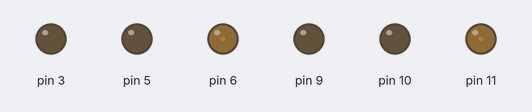
Bench run of a sketch on a simulated Arduino Uno, built with avr-gcc and run on an emulated ATmega328P. On the bench: output pins drawn as LEDs (lit = HIGH). Random numbers use the default seed unless the sketch sets one; what the sketch prints to the serial monitor is not drawn.

Above: at 0.15 s.
At 2.89 s:
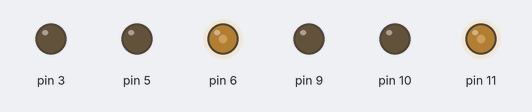
At 7.77 s:
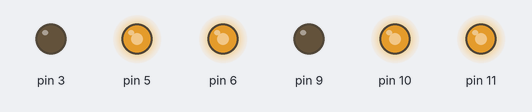
At 15.79 s:
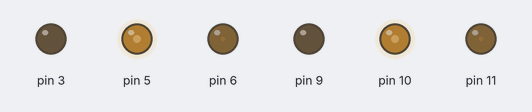
At 26.24 s:
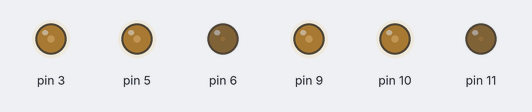
At 33.85 s:
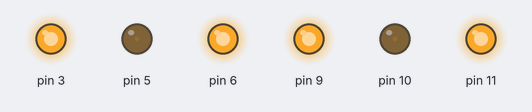
Timing chart, 0 to 33.8 s (numbered marks = the images above):
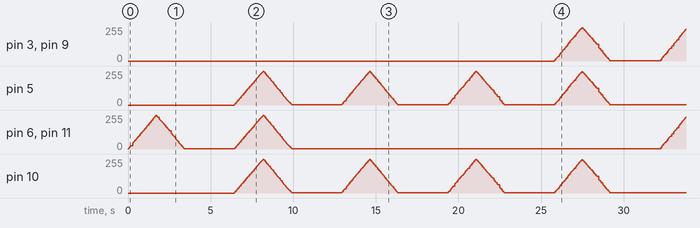

The sketch:

breathing_brain.ino
```cpp
#include <Arduino.h>

// Reference - https://makersportal.com/blog/2020/3/27/simple-breathing-led-in-arduino

struct {

    int red[2] = {3,9};
    int green[2] = {5,10};
    int blue[2] = {6,11};

} pins;

struct {

    int min_btw_breath = 3; //normalized to seconds
    int max_btw_breath = 5;

    int min_breath_len = 4; //still milliseconds
    int max_breath_len = 10;

} info;


void setup() {
    Serial.begin(9600);
    for (int ii = 0;ii<sizeof(pins.red)/sizeof(int);ii++){
      pinMode(pins.red[ii],OUTPUT);
      digitalWrite(pins.red[ii], LOW);
    }
    for (int ii = 0;ii<sizeof(pins.green)/sizeof(int);ii++){
      pinMode(pins.green[ii],OUTPUT);
      digitalWrite(pins.green[ii], LOW);
    }
    for (int ii = 0;ii<sizeof(pins.blue)/sizeof(int);ii++){
      pinMode(pins.blue[ii],OUTPUT);
      digitalWrite(pins.blue[ii], LOW);
    }
}

int get_breath_legth() {
  return random(info.min_breath_len, info.max_breath_len);
};

int get_btw_breath() {
  int temp_btw = random(info.min_btw_breath, info.max_btw_breath);
  return temp_btw * 1000;
};

void rgb(int color1[], int color2[], int mix1, int mix2) {

    float breathe_smoothe = 500;

    if (mix1 == 1 && mix2 == 0) {
      for (int ii=0;ii<breathe_smoothe;ii++){
        float pwm_val = 255.0*(1.0 -  abs((2.0*(ii/breathe_smoothe))-1.0));
        for (int pin = 0; pin <= sizeof(color1) - 1; pin++) {
          analogWrite(color1[pin],int(pwm_val));
        }
        delay(get_breath_legth());
        Serial.println(int(pwm_val));
      }

    } else if (mix1 == 1 && mix2 == 1) {
      for (int ii=0;ii<breathe_smoothe;ii++){
        float pwm_val = 255.0*(1.0 -  abs((2.0*(ii/breathe_smoothe))-1.0));
        for (int pin = 0; pin <= sizeof(color1) - 1; pin++) {
          analogWrite(color1[pin],int(pwm_val));
          analogWrite(color2[pin],int(pwm_val));
        }
        delay(get_breath_legth());
        Serial.println(int(pwm_val));
      }
    };

}


void loop() {
    int num_colors = 6;
    int color_pick = random(1,7);

    if (color_pick == 1) {
      rgb(pins.red, pins.blue, 1, 0);
      delay(get_btw_breath());
    } else if (color_pick == 2) {
      rgb(pins.blue, pins.red, 1, 0);
      delay(get_btw_breath());
    } else if (color_pick == 3) {
      rgb(pins.green, pins.red, 1, 0);
      delay(get_btw_breath());
    } else if (color_pick == 4) {
      rgb(pins.red, pins.blue, 1, 1);
      delay(get_btw_breath());
    } else if (color_pick == 5) {
      rgb(pins.red, pins.green, 1, 1);
      delay(get_btw_breath());
    } else if (color_pick == 6) {
      rgb(pins.blue, pins.green, 1, 1);
      delay(get_btw_breath());
    }

}
```
